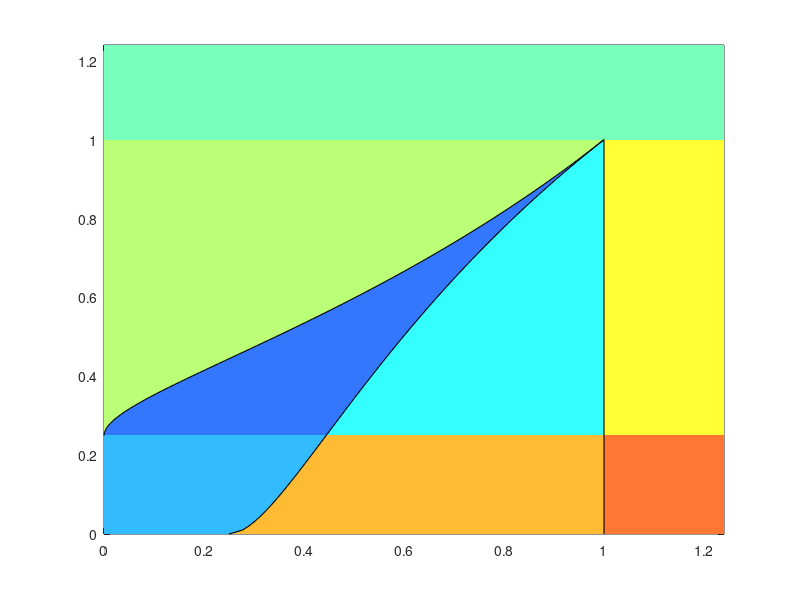

MATLAB code to generate this figure: (Note: this script raises an error after producing the figure.)
%% draw phase diagram for V arising from different modes of replication

clear all;
myFigHandle3 = figure('Position', [30, 510, 400, 400]); hold on;

lightyellow = [.96 .96 .67];
lightred  = [1 .8 .8];
lightblue = [.7 .85 1];
lightgray = [.80 0.79 0.79]+0.06;

maxxy = 1.24;
N = 100;

%% fill regions

c = jet(9);
c(1,:) = [.9,.9,.9]; 
c = c(randperm(size(c, 1)), :);
c = 0.8*c+0.2*white(9);

% region A
handle = fill([0 maxxy maxxy 0],[1 1 maxxy maxxy],c(2,:));
set(handle,'EdgeColor','None');

% fill region B1
mynu = linspace(1/4,1,N); % only valid for 1/4 < nu < 1
mymu = (2-1./sqrt(mynu)).^2;
X = [mymu,fliplr(mymu)];
curve1 = ones(size(mynu));
curve2 = mynu;
inBetween = [curve1, fliplr(curve2)];
handle = fill(X,inBetween, c(3,:)); set(handle,'EdgeColor','None');

% fill region B2
mynu = linspace(1/4,1,N);
Y = [mynu,fliplr(mynu)];
curve1 = 1./(2-sqrt(mynu)).^2;
curve2 = (2-1./sqrt(mynu)).^2;
inBetween = [curve1, fliplr(curve2)];
handle = fill(inBetween, Y, c(4,:)); set(handle,'EdgeColor','None');

% fill region B3
mynu = linspace(0.25,1,N); % only valid for nu < 1
mymu = 1./(2-sqrt(mynu)).^2;
X = [mymu,fliplr(mymu)];
curve1 = 0.25*ones(size(mynu));
curve2 = mynu;
inBetween = [curve1, fliplr(curve2)];
handle = fill(X,inBetween, c(5,:)); set(handle,'EdgeColor','None');

% region B4
handle = fill([1 maxxy maxxy 1],[0.25 0.25 1 1],c(6,:));
set(handle,'EdgeColor','None');

% fill region C1
mynu = linspace(0, 1/4,N);
Y = [mynu,fliplr(mynu)];
curve1 = 1./(2-sqrt(mynu)).^2;
curve2 = zeros(size(mynu));
inBetween = [curve1, fliplr(curve2)];
handle = fill(inBetween, Y, c(7,:)); set(handle,'EdgeColor','None');

% fill region C2
mynu = linspace(0, 1/4,N);
Y = [mynu,fliplr(mynu)];
curve1 = 1./(2-sqrt(mynu)).^2;
curve2 = ones(size(mynu));
inBetween = [curve1, fliplr(curve2)];
handle = fill(inBetween, Y, c(8,:)); set(handle,'EdgeColor','None');

% region C3
handle = fill([1 maxxy maxxy 1],[0 0 .25 .25],c(9,:));
set(handle,'EdgeColor','None');
%% draw lines

% draw line for crossing vel > 0 for Vrpp and Vrpm
mynu = linspace(0,1,N); % only valid for nu < 1
mymu = 1./(2-sqrt(mynu)).^2;
plot(mymu, mynu, 'color', 'k', 'linewidth', 0.8, 'linestyle', '-')

% draw line for crossing vel > 0 for Vrmm and Vrmp
mynu = linspace(1/4,1,N); % only valid for 1/4 < nu < 1
mymu = (2-1./sqrt(mynu)).^2;
plot(mymu, mynu, 'color', 'k', 'linewidth', 0.8, 'linestyle', '-')

% draw line for crossing vel > 0 for Vrpp and Vrmm, which is mu = 1
line([1 1], [0 1],'color', 'k', 'linewidth', 0.8, 'linestyle', '-');
% line([1 1], [0 1],'color', 'k', 'linestyle', ':', 'linewidth', 2);
% line([1 maxxy], [1 1],'color', 'k', 'linestyle', ':', 'linewidth', 2);

%% rest of the plot

Tickfontsize = 16;
Labelfontsize = 24;
ax = gca;
axis([0 maxxy 0 maxxy]);

box on;
ax.XTick = [0 0.25 1]; ax.XTickLabel = {'', '0.25', '1.0'};
ax.YTick = [0 0.25 1]; ax.YTickLabel = {'0', '0.25', '1.0'};

ax.FontSize = Tickfontsize;
ax.FontWeight = 'Bold';
ax.TickLength = [0.02 0.02];
ax.LineWidth  = 1.2;

textsize = 12;
xpos = 1.5;

text(0.55, 1.1, '$A\alpha$','Interpreter', 'latex',  'Fontsize', 24)
text(0.04, .45, '$B\beta$','Interpreter', 'latex',  'Fontsize', 24)
text(0.37, .45, '$B\gamma$','Interpreter', 'latex',  'Fontsize', 24)
text(0.7, .45, '$B\delta$','Interpreter', 'latex',  'Fontsize', 24)
text(1.05, .45, '$B\epsilon$','Interpreter', 'latex',  'Fontsize', 24)
text(0.1, .12, '$C\gamma$','Interpreter', 'latex',  'Fontsize', 24)
text(0.62, .12, '$C\delta$','Interpreter', 'latex',  'Fontsize', 24)
text(1.05, .12, '$C\epsilon$','Interpreter', 'latex',  'Fontsize', 24)

text(0.30, 0.80, '\boldmath$\mu=\left(2-\frac{1}{\sqrt{\nu}}\right)^{2}$','Interpreter', 'latex',  'Fontsize', textsize, 'Fontweight','Bold', 'Color', 'k');
text(0.51, 0.31, '\boldmath$\mu=(2-\sqrt{\nu})^{-2}$','Interpreter', 'latex',  'Fontsize', textsize, 'Fontweight','Bold', 'Color', 'k');

xlabel('\boldmath$\mu=\frac{v_+}{v_-}$', 'Fontsize', Labelfontsize,'Interpreter','latex');
ylabel('\boldmath$\nu=\frac{f_-}{f_+}$','Fontsize',Labelfontsize,'Interpreter','latex');

% saveas(myFigHandle3,'phase_twostate3.eps','epsc2');